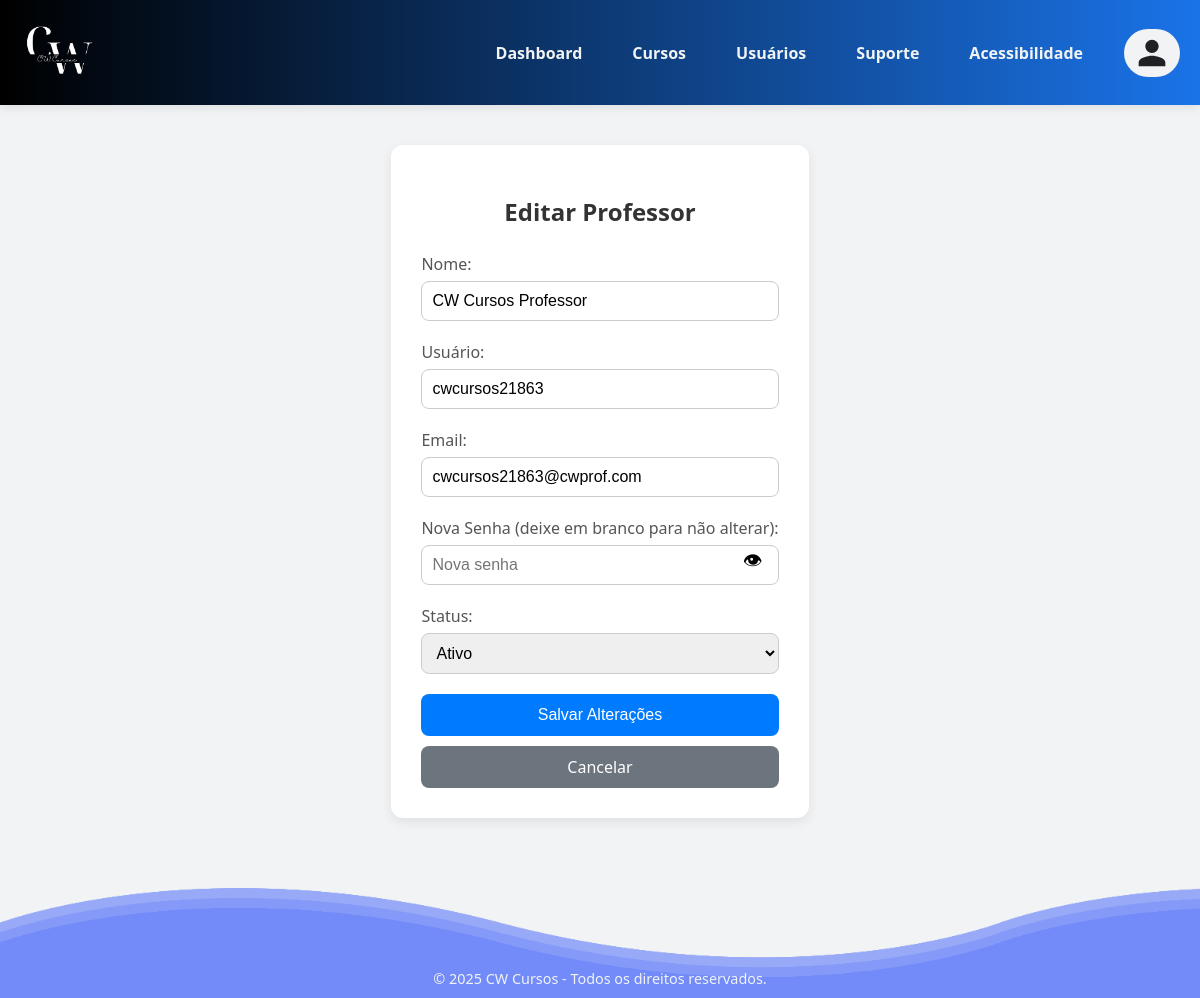
/adm/usuarios/funcoes/editar.php?id=53&type=professor, run on the app's committed database.
### tables this page shows
CREATE TABLE IF NOT EXISTS `usuarios` (
  `id` int NOT NULL AUTO_INCREMENT,
  `nome` varchar(45) DEFAULT NULL,
  `usuario` varchar(50) DEFAULT NULL,
  `email` varchar(255) DEFAULT NULL,
  `senha` varchar(255) DEFAULT NULL,
  `photo` varchar(255) DEFAULT 'images/default_profile.jpg',
  `data_nascimento` date DEFAULT NULL,
  `tipo` enum('aluno','professor','administrador') NOT NULL DEFAULT 'aluno',
  `status` enum('ativo','pendente','bloqueado') NOT NULL DEFAULT 'ativo',
  `reset_token_hash` varchar(255) DEFAULT NULL,
  `reset_token_expires_at` datetime DEFAULT NULL,
  PRIMARY KEY (`id`),
  UNIQUE KEY `email` (`email`),
  UNIQUE KEY `usuario` (`usuario`) USING BTREE
);

### adm/usuarios/funcoes/editar.php (the view, shortened to what this page needs)
<?php
include '../../../funcoes/conexao.php';
$id = $_GET['id'] ?? null;
$type = $_GET['type'] ?? '';
$stmt = $conexao->prepare("SELECT * FROM usuarios WHERE id = ? AND tipo = ?");
$stmt->bind_param("is", $id, $type);
$stmt->execute();
$result = $stmt->get_result();
$usuario = $result->fetch_assoc();
?>
<!DOCTYPE html>
<html lang="pt-BR">
<head>
    <link rel="stylesheet" href="https://cdn.jsdelivr.net/npm/bootstrap-icons@1.11.3/font/bootstrap-icons.min.css">
    <link rel="stylesheet" href="css/editar.css">
    <link rel="stylesheet" href="../partials/style.css">
</head>
<body>
    <?php include '../partials/header.php'; ?>
    <div class="container">
        <div class="edit">
            <h2>Editar <?= ucfirst($type) ?></h2>
            <form method="POST">
                <label for="nome">Nome:</label>
                <input type="text" name="nome" value="<?= htmlspecialchars($usuario['nome']) ?>" required>
                <label for="usuario">Usuário:</label>
                <input type="text" name="usuario" value="<?= htmlspecialchars($usuario['usuario']) ?>" required>
                <label for="email">Email:</label>
                <input type="email" name="email" value="<?= htmlspecialchars($usuario['email']) ?>" required>
                <label for="senha">Nova Senha (deixe em branco para não alterar):</label>
                <div class="senha-container">
                    <input type="password" name="senha" id="senha" placeholder="Nova senha">
                    <button type="button" class="toggle-senha" onclick="toggleSenha()">👁</button>
                </div>
                <label for="status">Status:</label>
                <select name="status">
                    <option value="ativo" <?= $usuario['status'] === 'ativo' ? 'selected' : '' ?>>Ativo</option>
                </select>
                <button type="submit">Salvar Alterações</button>
                <a href="../<?= $type ?>/list.php?type=<?= $type ?>">Cancelar</a>
            </form>
        </div>
    </div>
    <?php include '../partials/footer.php'; ?>
</body>
</html>

### adm/usuarios/funcoes/css/editar.css (style rules this page uses)
.edit { max-width: 600px; margin: 40px auto; padding: 30px; background-color: #fff; border-radius: 12px; box-shadow: 0 4px 12px rgba(0, 0, 0, 0.08); }
.edit h2 { text-align: center; margin-bottom: 25px; color: #333; }
.edit form { display: flex; flex-direction: column; }
.edit label { margin-bottom: 6px; font-weight: 500; color: #555; }
.edit input[type="text"], .edit input[type="email"], .edit input[type="password"], .edit select { padding: 10px; margin-bottom: 20px; border: 1px solid #ccc; border-radius: 8px; font-size: 16px; transition: border-color 0.3s; }
.edit button[type="submit"] { padding: 12px; background-color: #007bff; color: white; font-size: 16px; border: none; border-radius: 8px; cursor: pointer; transition: background 0.3s; margin-bottom: 10px; }
.edit a { display: inline-block; text-align: center; padding: 10px; text-decoration: none; background-color: #6c757d; color: white; border-radius: 8px; transition: background 0.3s; }
.senha-container { position: relative; display: flex; }
.senha-container input[type="password"], .senha-container input[type="text"] { flex: 1; padding-right: 40px; }
.toggle-senha { position: absolute; right: 10px; background: none; border: none; font-size: 1.2em; cursor: pointer; }

### adm/usuarios/partials/style.css (style rules this page uses)
:root { --azul: #1A73E8; --cinza-claro: #F1F3F4; --cinza-escuro: #202124; --amarelo: #FFB400; }
html, body { height: 100%; margin: 0; display: flex; flex-direction: column; }
body { font-family: 'Segoe UI', Tahoma, Geneva, Verdana, sans-serif; background-color: var(--cinza-claro); color: var(--cinza-escuro); }
.container { flex: 1; display: flex; flex-direction: column; max-width: 1200px; margin: 0 auto; margin-bottom: 5rem; }

### data on the page
usuarios: nome "CW Cursos Professor", usuario "cwcursos21863", email "cwcursos21863@cwprof.com", status "Ativo"

### other printed values
$type "Professor"
